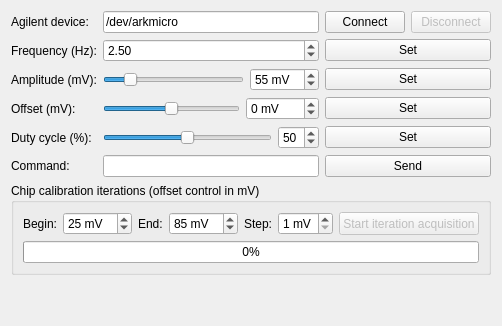
      <widget class="QWidget" name="tab_5">
       <attribute name="title">
        <string>Agilent 33120A</string>
       </attribute>
       <layout class="QGridLayout" name="gridLayout_16">
        <item row="2" column="0">
         <spacer name="verticalSpacer_3">
          <property name="orientation">
           <enum>Qt::Vertical</enum>
          </property>
          <property name="sizeHint" stdset="0">
           <size>
            <width>20</width>
            <height>40</height>
           </size>
          </property>
         </spacer>
        </item>
        <item row="1" column="0">
         <widget class="QGroupBox" name="groupBox_4">
          <property name="title">
           <string>Chip calibration iterations (offset control in mV)</string>
          </property>
          <layout class="QGridLayout" name="gridLayout_18">
           <item row="0" column="0">
            <layout class="QHBoxLayout" name="horizontalLayout_16">
             <item>
              <widget class="QLabel" name="label_29">
               <property name="text">
                <string>Begin:</string>
               </property>
              </widget>
             </item>
             <item>
              <widget class="QSpinBox" name="SpinBox_OffsetBegin">
               <property name="sizePolicy">
                <sizepolicy hsizetype="MinimumExpanding" vsizetype="Fixed">
                 <horstretch>0</horstretch>
                 <verstretch>0</verstretch>
                </sizepolicy>
               </property>
               <property name="suffix">
                <string> mV</string>
               </property>
               <property name="minimum">
                <number>-50</number>
               </property>
               <property name="maximum">
                <number>150</number>
               </property>
               <property name="value">
                <number>25</number>
               </property>
              </widget>
             </item>
             <item>
              <widget class="QLabel" name="label_28">
               <property name="text">
                <string>End:</string>
               </property>
              </widget>
             </item>
             <item>
              <widget class="QSpinBox" name="SpinBox_OffsetEnd">
               <property name="sizePolicy">
                <sizepolicy hsizetype="MinimumExpanding" vsizetype="Fixed">
                 <horstretch>0</horstretch>
                 <verstretch>0</verstretch>
                </sizepolicy>
               </property>
               <property name="suffix">
                <string> mV</string>
               </property>
               <property name="minimum">
                <number>-50</number>
               </property>
               <property name="maximum">
                <number>150</number>
               </property>
               <property name="value">
                <number>85</number>
               </property>
              </widget>
             </item>
             <item>
              <widget class="QLabel" name="label_27">
               <property name="text">
                <string>Step:</string>
               </property>
              </widget>
             </item>
             <item>
              <widget class="QSpinBox" name="SpinBox_OffsetStep">
               <property name="sizePolicy">
                <sizepolicy hsizetype="MinimumExpanding" vsizetype="Fixed">
                 <horstretch>0</horstretch>
                 <verstretch>0</verstretch>
                </sizepolicy>
               </property>
               <property name="suffix">
                <string> mV</string>
               </property>
               <property name="minimum">
                <number>1</number>
               </property>
               <property name="maximum">
                <number>5</number>
               </property>
              </widget>
             </item>
             <item>
              <widget class="QPushButton" name="PushButton_StartIterations">
               <property name="enabled">
                <bool>false</bool>
               </property>
               <property name="sizePolicy">
                <sizepolicy hsizetype="Minimum" vsizetype="Minimum">
                 <horstretch>0</horstretch>
                 <verstretch>0</verstretch>
                </sizepolicy>
               </property>
               <property name="text">
                <string>Start iteration acquisition</string>
               </property>
              </widget>
             </item>
            </layout>
           </item>
           <item row="1" column="0">
            <widget class="QProgressBar" name="progressBar">
             <property name="value">
              <number>0</number>
             </property>
            </widget>
           </item>
          </layout>
         </widget>
        </item>
        <item row="0" column="0">
         <layout class="QGridLayout" name="gridLayout_15">
          <item row="5" column="0">
           <widget class="QLabel" name="label_25">
            <property name="text">
             <string>Command: </string>
            </property>
           </widget>
          </item>
          <item row="1" column="0">
           <widget class="QLabel" name="label_24">
            <property name="text">
             <string>Frequency (Hz):</string>
            </property>
           </widget>
          </item>
          <item row="2" column="2" colspan="2">
           <widget class="QPushButton" name="PushButton_SetAmplitude">
            <property name="text">
             <string>Set</string>
            </property>
           </widget>
          </item>
          <item row="1" column="1">
           <widget class="QDoubleSpinBox" name="DoubleSpinBox_Frequency">
            <property name="minimum">
             <double>0.100000000000000</double>
            </property>
            <property name="maximum">
             <double>5.000000000000000</double>
            </property>
            <property name="singleStep">
             <double>0.010000000000000</double>
            </property>
            <property name="value">
             <double>2.500000000000000</double>
            </property>
           </widget>
          </item>
          <item row="0" column="0">
           <widget class="QLabel" name="label_21">
            <property name="text">
             <string>Agilent device:</string>
            </property>
           </widget>
          </item>
          <item row="0" column="1">
           <widget class="QLineEdit" name="LineEdit_AgilentDeviceName">
            <property name="text">
             <string>/dev/arkmicro</string>
            </property>
           </widget>
          </item>
          <item row="0" column="2">
           <widget class="QPushButton" name="PushButton_AgilentConnect">
            <property name="text">
             <string>Connect</string>
            </property>
           </widget>
          </item>
          <item row="0" column="3">
           <widget class="QPushButton" name="PushButton_AgilentDisconnect">
            <property name="enabled">
             <bool>false</bool>
            </property>
            <property name="text">
             <string>Disconnect</string>
            </property>
           </widget>
          </item>
          <item row="1" column="2" colspan="2">
           <widget class="QPushButton" name="PushButton_SetFrequency">
            <property name="text">
             <string>Set</string>
            </property>
           </widget>
          </item>
          <item row="3" column="2" colspan="2">
           <widget class="QPushButton" name="PushButton_SetOffset">
            <property name="text">
             <string>Set</string>
            </property>
           </widget>
          </item>
          <item row="2" column="0">
           <widget class="QLabel" name="label_22">
            <property name="text">
             <string>Amplitude (mV):</string>
            </property>
           </widget>
          </item>
          <item row="3" column="0">
           <widget class="QLabel" name="label_23">
            <property name="text">
             <string>Offset (mV):</string>
            </property>
           </widget>
          </item>
          <item row="2" column="1">
           <layout class="QHBoxLayout" name="horizontalLayout_13">
            <item>
             <widget class="QSlider" name="HorizontalSlider_Amplitude">
              <property name="minimum">
               <number>10</number>
              </property>
              <property name="maximum">
               <number>300</number>
              </property>
              <property name="singleStep">
               <number>10</number>
              </property>
              <property name="pageStep">
               <number>50</number>
              </property>
              <property name="value">
               <number>55</number>
              </property>
              <property name="orientation">
               <enum>Qt::Horizontal</enum>
              </property>
             </widget>
            </item>
            <item>
             <widget class="QSpinBox" name="SpinBox_Amplitude">
              <property name="suffix">
               <string> mV</string>
              </property>
              <property name="minimum">
               <number>10</number>
              </property>
              <property name="maximum">
               <number>300</number>
              </property>
              <property name="value">
               <number>55</number>
              </property>
             </widget>
            </item>
           </layout>
          </item>
          <item row="5" column="1">
           <widget class="QLineEdit" name="LineEdit_AgilentCommand"/>
          </item>
          <item row="3" column="1">
           <layout class="QHBoxLayout" name="horizontalLayout_14">
            <item>
             <widget class="QSlider" name="HorizontalSlider_Offset">
              <property name="minimum">
               <number>-200</number>
              </property>
              <property name="maximum">
               <number>200</number>
              </property>
              <property name="singleStep">
               <number>10</number>
              </property>
              <property name="pageStep">
               <number>50</number>
              </property>
              <property name="orientation">
               <enum>Qt::Horizontal</enum>
              </property>
             </widget>
            </item>
            <item>
             <widget class="QSpinBox" name="SpinBox_Offset">
              <property name="suffix">
               <string> mV</string>
              </property>
              <property name="minimum">
               <number>-200</number>
              </property>
              <property name="maximum">
               <number>200</number>
              </property>
              <property name="singleStep">
               <number>10</number>
              </property>
             </widget>
            </item>
           </layout>
          </item>
          <item row="5" column="2" colspan="2">
           <widget class="QPushButton" name="PushButton_AgilentSendCommand">
            <property name="text">
             <string>Send</string>
            </property>
           </widget>
          </item>
          <item row="4" column="0">
           <widget class="QLabel" name="label_26">
            <property name="text">
             <string>Duty cycle (%):</string>
            </property>
           </widget>
          </item>
          <item row="4" column="1">
           <layout class="QHBoxLayout" name="horizontalLayout_15">
            <item>
             <widget class="QSlider" name="HorizontalSlider_DutyCycle">
              <property name="minimum">
               <number>20</number>
              </property>
              <property name="maximum">
               <number>80</number>
              </property>
              <property name="value">
               <number>50</number>
              </property>
              <property name="orientation">
               <enum>Qt::Horizontal</enum>
              </property>
             </widget>
            </item>
            <item>
             <widget class="QSpinBox" name="SpinBox_DutyCycle">
              <property name="minimum">
               <number>20</number>
              </property>
              <property name="maximum">
               <number>80</number>
              </property>
              <property name="value">
               <number>50</number>
              </property>
             </widget>
            </item>
           </layout>
          </item>
          <item row="4" column="2" colspan="2">
           <widget class="QPushButton" name="PushButton_SetDutyCycle">
            <property name="text">
             <string>Set</string>
            </property>
           </widget>
          </item>
         </layout>
        </item>
       </layout>
      </widget>
